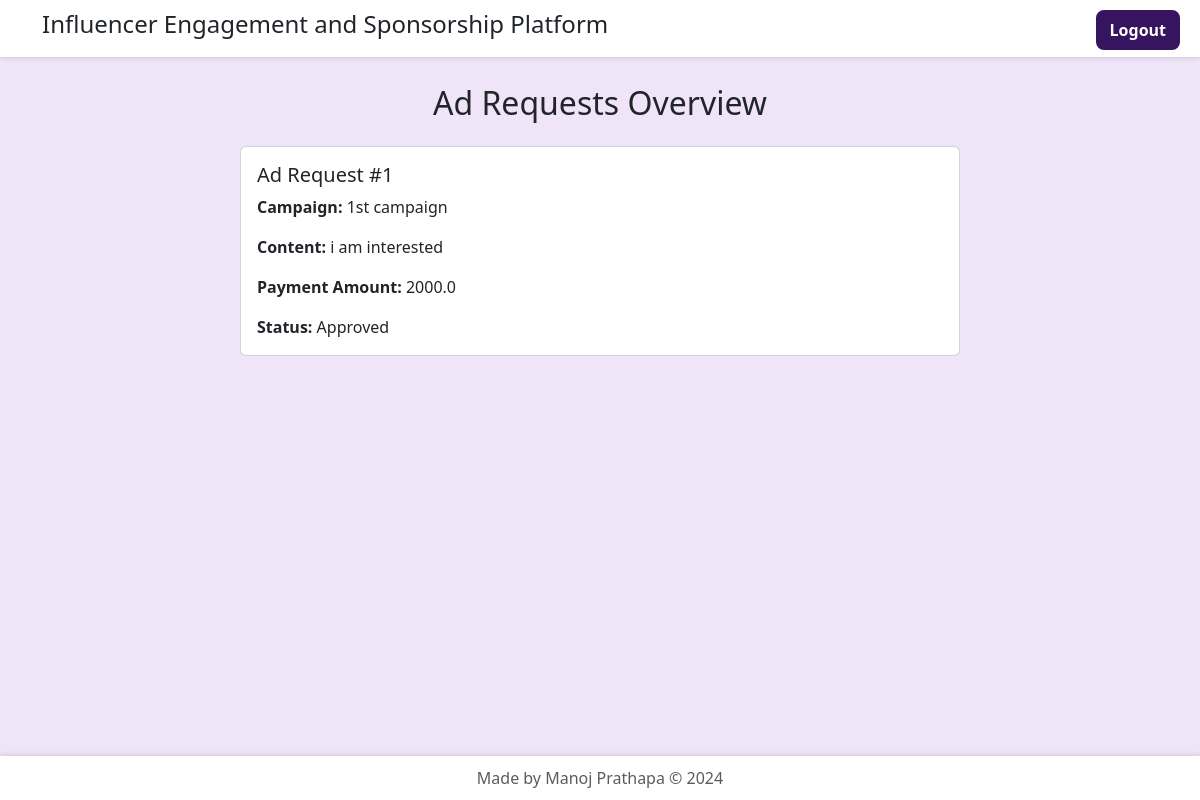
The app's page /ad_requests (signed in) with its own data.
### models.py (models this page shows)
class AdRequest(db.Model):
    request_id = db.Column(db.Integer, primary_key=True)
    request_content = db.Column(db.Text)
    campaign_id = db.Column(db.Integer, db.ForeignKey('campaign.campaign_id'), nullable=False)
    influencer_id = db.Column(db.Integer, db.ForeignKey('user.user_id'), nullable=False)
    request_status = db.Column(db.String(50), default='Pending')
    payment_amount = db.Column(db.Float)
    campaign = db.relationship('Campaign', backref=db.backref('ad_requests_list', lazy=True))
    influencer = db.relationship('User', backref=db.backref('ad_requests_list', lazy=True))

class Campaign(db.Model):
    campaign_id = db.Column(db.Integer, primary_key=True)
    sponsor_id = db.Column(db.Integer, db.ForeignKey('sponsor.sponsor_id'))
    title = db.Column(db.String(100), nullable=False)
    campaign_description = db.Column(db.Text, nullable=False)
    start = db.Column(db.Date, nullable=False)  # Changed from DateTime to Date
    end = db.Column(db.Date, nullable=False)    # Changed from DateTime to Date
    campaign_budget = db.Column(db.Float, nullable=False)
    visibility = db.Column(db.String(50), nullable=False)
    campaign_goals = db.Column(db.Text, nullable=True)
    sponsor = db.relationship('Sponsor', backref=db.backref('campaigns_list', lazy=True))

### app.py (the view)
@app.route('/ad_requests')
@login_required
def view_ad_requests():
    if current_user.role == 'sponsor':
        ad_requests = AdRequest.query.join(Campaign).filter(Campaign.sponsor_id == current_user.user_id).all()
    elif current_user.role == 'influencer':
        ad_requests = AdRequest.query.filter_by(influencer_id=current_user.user_id).all()
    else:
        ad_requests = AdRequest.query.all()
    return render_template('view_ad_requests.html', ad_requests=ad_requests)

### app.py (called while the page is built)
@login_manager.user_loader
def load_user(user_id):
    return User.query.get(user_id)

@app.before_request
def custom_middleware():
    if request.path.startswith('/admin') and current_user.role != 'admin':
        flash('Unauthorized access!', 'danger')
        return redirect(url_for('index'))

### templates/view_ad_requests.html (shortened to what this page needs)
{% extends 'base.html' %}
{% block content %}
<div class="container mt-4">
  <h2 class="text-center mb-4">Ad Requests Overview</h2>
  <div class="row">
    <div class="col-md-8 offset-md-2">
      {% for ad_request in ad_requests %}
      <div class="card mb-4 ad-request-item">
        <div class="card-body">
          <h5 class="card-title">Ad Request #{{ ad_request.request_id }}</h5>
          <p class="card-text">
            <strong>Campaign:</strong> {{ ad_request.campaign.title }}
          </p>
          <p class="card-text">
            <strong>Content:</strong> {{ ad_request.request_content }}
          </p>
          <p class="card-text">
            <strong>Payment Amount:</strong> {{ ad_request.payment_amount }}
          </p>
          <p class="card-text">
            <strong>Status:</strong> {{ ad_request.request_status }}
          </p>
        </div>
      </div>
      {% endfor %}
    </div>
  </div>
</div>
{% endblock %}

### templates/base.html (style rules this page uses)
body { display: flex; flex-direction: column; min-height: 100vh; background-color: #f0e5f8; }

### records on screen
AdRequest: request_id "1", campaign "1st campaign", request_content "i am interested", payment_amount "2000.0", request_status "Approved"
